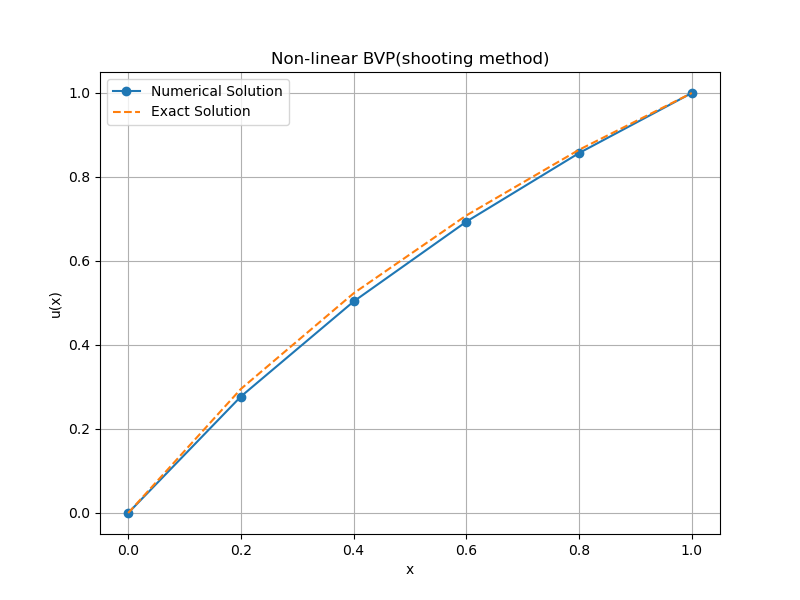

This figure's Python source:
import numpy as np
import matplotlib.pyplot as mpl

# Define the exact solution
def exact_solution(x):
    return np.log((np.e - 1) * x + 1)

# Define the ODE system
def u_dp(u_p):
    return -u_p**2

# Newton-Raphson to solve the IVP
def solve_ivp_newton(s, h, tol=1e-6, max_i=100):
    n = int(1 / h) + 1  
    x = np.linspace(0, 1, n)
    u = np.zeros(n)
    u_p = np.zeros(n)

    # Initial conditions
    u[0] = 0  
    u_p[0] = s

    for i in range(1, n):
        u_guess = u[i - 1] + h * u_p[i - 1]
        u_p_guess = u_p[i - 1] + h * u_dp(u_p[i - 1])

        # Newton-Raphson iterations
        for iteration in range(max_i):
            f1 = u_guess - u[i - 1] - h * u_p[i - 1]
            f2 = u_p_guess - u_p[i - 1] - h * u_dp(u_p_guess)

            # Update guesses using Newton-Raphson
            df1_du = 1  
            df1_du_prime = -h  
            df2_du_prime = 1 - h * (-2 * u_p_guess)  

            # Solve for delta corrections
            delta_u = -f1 / df1_du
            delta_u_prime = -f2 / df2_du_prime

            # Update guesses
            u_guess += delta_u
            u_p_guess += delta_u_prime

            # Check convergence
            if abs(delta_u) < tol and abs(delta_u_prime) < tol:
                break

        u[i] = u_guess
        u_p[i] = u_p_guess

    return x, u

# Secant method for root-finding
def secant_method(tol=1e-6, max_i=100):
    s0, s1 = 0.5, 1.0  
    h = 0.2  

    for iteration in range(max_i):
        # Solve the IVP for the current guesses
        _, u0 = solve_ivp_newton(s0, h)
        _, u1 = solve_ivp_newton(s1, h)

        # difference from boundary condition u(1) = 1)
        r0 = u0[-1] - 1
        r1 = u1[-1] - 1

        # Secant update
        s_new = s1 - r1 * (s1 - s0) / (r1 - r0)

        # Check for convergence
        if abs(s_new - s1) < tol:
            return solve_ivp_newton(s_new, h)

        # Update guesses
        s0, s1 = s1, s_new

# Solve the BVP using the secant method
x, u_numeric = secant_method()

# Compute the exact solution
u_exact = exact_solution(x)

# Plot the results
mpl.figure(figsize=(8, 6))
mpl.plot(x, u_numeric, 'o-', label='Numerical Solution')
mpl.plot(x, u_exact, '--', label='Exact Solution')
mpl.xlabel('x')
mpl.ylabel('u(x)')
mpl.title('Non-linear BVP(shooting method)')
mpl.legend()
mpl.grid()
mpl.show()

# Tabulate the results
print("x\tNumerical\tExact\t\tError")
for i in range(len(x)):
    print(f"{x[i]:.2f}\t{u_numeric[i]:.6f}\t{u_exact[i]:.6f}\t{abs(u_numeric[i] - u_exact[i]):.6e}")
